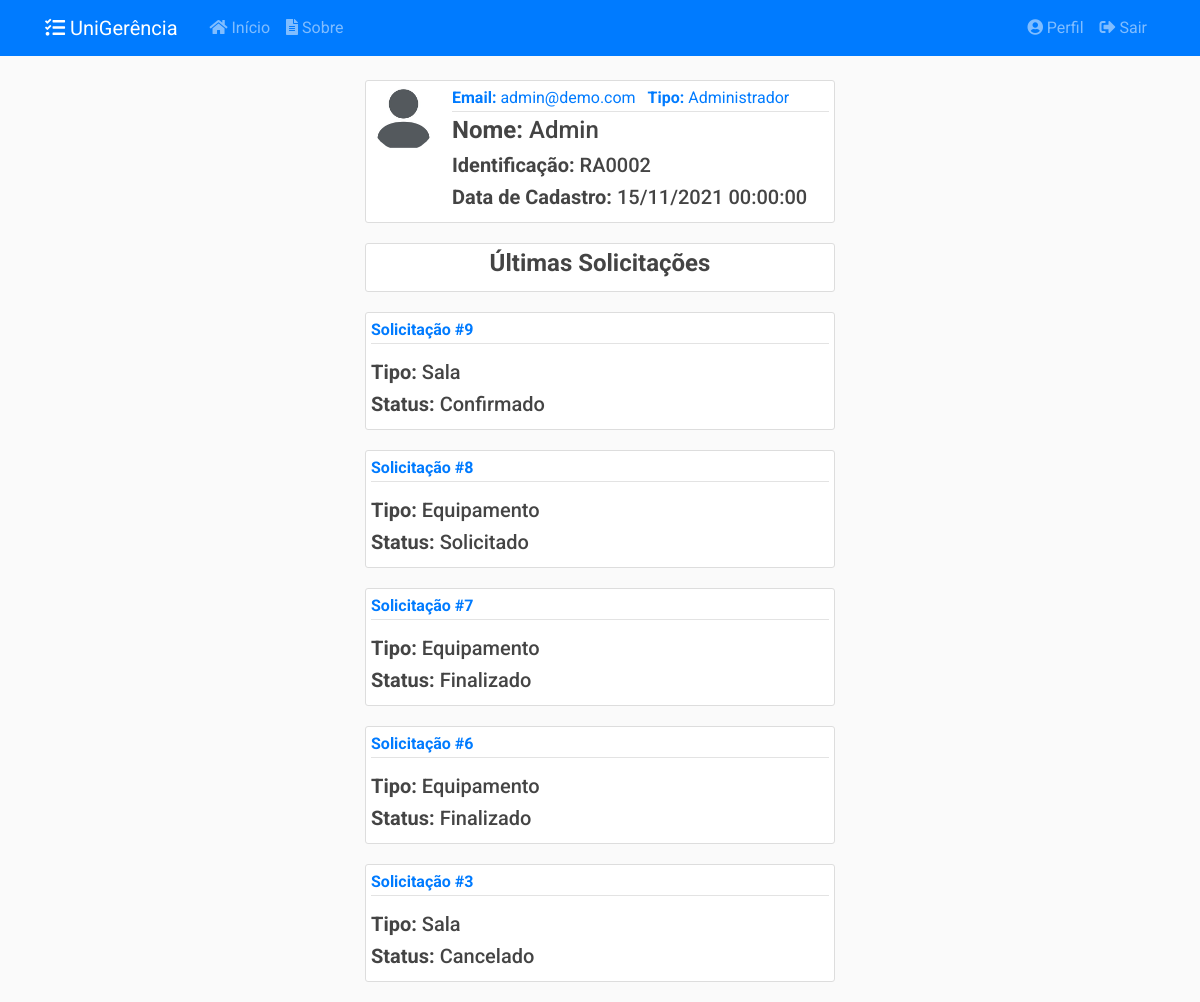
Screenshot of /usuarios/2 (signed in) with the database file from the repository.
### app/models/usuarios.py (models this page shows, shortened)
class Usuario(db.Model, UserMixin):
    __tablename__ = 'usuarios'
    __table_args__ = {'extend_existing': True}
    id = db.Column(db.Integer, primary_key=True)
    nome = db.Column(db.String(100), nullable=False)
    identificacao = db.Column(db.String(20), unique=True, nullable=False)
    email = db.Column(db.String(100), unique=True, nullable=False)
    senha = db.Column(db.String(60), nullable=False)
    data_cadastro = db.Column(db.DateTime, nullable=False,
                              default=datetime.now().astimezone(fuso_horario))
    data_atualizacao = db.Column(db.DateTime, nullable=True)
    tipo = db.Column(db.Enum(TipoUsuario), nullable=False)
    ativo = db.Column(db.Boolean, nullable=False, default=True)
    imagem_perfil = db.Column(db.String(20), nullable=False,
                              default='default.jpg')
    posts = db.relationship('Post', backref='autor',
                            foreign_keys='Post.usuario_id', lazy=True)
    recipiente = db.relationship('Post', backref='destinatario',
                                 foreign_keys='Post.destinatario_id', lazy=True)
    solicitacoes = db.relationship('Solicitacao', backref='autor', lazy=True)
    relatorios = db.relationship('Relatorio', backref='autor', lazy=True)
    def recupera_id(usuario_id):
        return Usuario.query.filter_by(id=usuario_id).filter_by(ativo=True).first_or_404()
    @staticmethod
    def verifica_admin(usuario):
        if usuario.tipo.name == 'ADMIN':
            return True
        else:
            return False
    def __repr__(self):
        return f"{self.nome} ({self.identificacao})"

### app/models/solicitacoes.py (models this page shows, shortened)
class Solicitacao(db.Model):
    __tablename__ = 'solicitacoes'
    __table_args__ = {'extend_existing': True}
    id = db.Column(db.Integer, primary_key=True)
    status = db.Column(db.Enum(Status), default=Status.ABERTO.name)
    data_abertura = db.Column(db.DateTime, nullable=False,
                              default=datetime.now().astimezone(fuso_horario))
    data_inicio_pref = db.Column(db.Date, nullable=False)
    data_fim_pref = db.Column(db.Date, nullable=False)
    data_retirada = db.Column(db.DateTime, nullable=True)
    data_devolucao = db.Column(db.DateTime, nullable=True)
    data_cancelamento = db.Column(db.DateTime, nullable=True)
    data_finalizacao = db.Column(db.DateTime, nullable=True)
    quantidade = db.Column(db.Integer, nullable=False, default=0)
    descricao = db.Column(db.String(20), nullable=False)
    tipo = db.Column(db.String(20), nullable=False)
    ativo = db.Column(db.Boolean, nullable=False, default=True)
    usuario_id = db.Column(db.Integer, db.ForeignKey('usuarios.id'),
                           nullable=False)
    turno_id = db.Column(db.Integer, db.ForeignKey('turnos.id'),
                           nullable=False)
    turno = db.relationship('Turno', back_populates='solicitacoes')
    def recupera_ultimas_autor(usuario, limite):
        return Solicitacao.query.filter_by(autor=usuario).filter_by(
            ativo=True).order_by(Solicitacao.id.desc()).limit(limite)
    __mapper_args__ = {
        'polymorphic_identity': 'SOLICITACAO',
        'polymorphic_on': tipo
    }

class SolicitacaoSala(Solicitacao):
    __tablename__ = 'solicitacoes_salas'
    id = db.Column(db.Integer, db.ForeignKey('solicitacoes.id'), primary_key=True)
    setor_id = db.Column(db.Integer, db.ForeignKey('setores.id'), nullable=False)
    setor = db.relationship('Setor', back_populates='solicitacoes')
    salas = db.relationship('Sala', secondary= solicitacao_s,
                                    back_populates='solicitacoes')
    __mapper_args__ = {
        'polymorphic_identity': 'SALA',
    }

class Solicitacao(db.Model):
    __tablename__ = 'solicitacoes'
    __table_args__ = {'extend_existing': True}
    id = db.Column(db.Integer, primary_key=True)
    status = db.Column(db.Enum(Status), default=Status.ABERTO.name)
    data_abertura = db.Column(db.DateTime, nullable=False,
                              default=datetime.now().astimezone(fuso_horario))
    data_inicio_pref = db.Column(db.Date, nullable=False)
    data_fim_pref = db.Column(db.Date, nullable=False)
    data_retirada = db.Column(db.DateTime, nullable=True)
    data_devolucao = db.Column(db.DateTime, nullable=True)
    data_cancelamento = db.Column(db.DateTime, nullable=True)
    data_finalizacao = db.Column(db.DateTime, nullable=True)
    quantidade = db.Column(db.Integer, nullable=False, default=0)
    descricao = db.Column(db.String(20), nullable=False)
    tipo = db.Column(db.String(20), nullable=False)
    ativo = db.Column(db.Boolean, nullable=False, default=True)
    usuario_id = db.Column(db.Integer, db.ForeignKey('usuarios.id'),
                           nullable=False)
    turno_id = db.Column(db.Integer, db.ForeignKey('turnos.id'),
                           nullable=False)
    turno = db.relationship('Turno', back_populates='solicitacoes')
    def recupera_ultimas_autor(usuario, limite):
        return Solicitacao.query.filter_by(autor=usuario).filter_by(
            ativo=True).order_by(Solicitacao.id.desc()).limit(limite)
    __mapper_args__ = {
        'polymorphic_identity': 'SOLICITACAO',
        'polymorphic_on': tipo
    }

class SolicitacaoEquipamento(Solicitacao):
    __tablename__ = 'solicitacoes_equipamentos'
    id = db.Column(db.Integer, db.ForeignKey('solicitacoes.id'), primary_key=True)
    tipo_eqp_id = db.Column(db.Integer, db.ForeignKey('tipos_equipamento.id'),
                           nullable=True)
    equipamentos = db.relationship('Equipamento', secondary=solicitacao_e,
                                   back_populates='solicitacoes')
    tipo_eqp = db.relationship('TipoEquipamento', back_populates='solicitacoes')
    __mapper_args__ = {
        'polymorphic_identity': 'EQUIPAMENTO'
    }

### app/controllers/usuarios.py (the view)
@usuarios.route("/<int:usuario_id>", methods=['GET'])
@login_required
@admin_required
def usuario(usuario_id):
    usuario = Usuario.recupera_id(usuario_id)
    solicitacoes = Solicitacao.recupera_ultimas_autor(usuario, 5)
    return render_template('usuarios/usuario.html',
                           title=usuario, usuario=usuario,
                           solicitacoes=solicitacoes)

### app/models/usuarios.py (called while the page is built)
@login_manager.user_loader
def load_user(user_id):
    return Usuario.query.get(int(user_id))

def admin_required(f):
    @wraps(f)
    def wrap(*args, **kwargs):
        if Usuario.verifica_admin(current_user):
            return f(*args, **kwargs)
        else:
            flash('Você não tem autorização para acessar esta página.', 'danger')
        return redirect(url_for('principal.inicio'))
    return wrap

### app/templates/usuarios/usuario.html (shortened to what this page needs)
{% extends "layout.html" %}
{% block conteudo %}
<article class="media content-section">
    <img class="rounded-circle article-img" src="{{ url_for('static', filename='img_perfil/' + usuario.imagem_perfil) }}">
    <div class="media-body">
        <div class="article-metadata">
            <a class="mr-2"><strong>Email:</strong> {{ usuario.email }}</a>
            <a class="mr-2"><strong>Tipo:</strong> {{ usuario.tipo.value }}</a>
        </div>
        <h4 class="article-title"><strong>Nome:</strong> {{ usuario.nome }}</h4>
        <h5 class="article-content"><strong>Identificação:</strong> {{ usuario.identificacao }}</h5>
        <h5 class="article-content"><strong>Data de Cadastro:</strong> {{ usuario.data_cadastro.strftime('%d/%m/%Y %H:%M:%S') }}</h5>
    </div>
</article>
<article class="media content-section">
    <div class="media-body">
        <h4 class="article-content text-center"><strong>Últimas Solicitações</strong></h4>
    </div>
</article>
{% for solicitacao in solicitacoes %}
<article class="media content-section">
    <div class="media-body">
        <div class="article-metadata mb-3">
            <a class="mr-2" href="{{ url_for('solicitacoes.solicitacao', solicitacao_id=solicitacao.id )}}"><strong>Solicitação #{{ solicitacao.id }}</strong></a>
        </div>
        {% if solicitacao.tipo == 'EQUIPAMENTO' %}
        <h5 class="article-content"><strong>Tipo:</strong> Equipamento</h5>
        {% elif solicitacao.tipo == 'SALA' %}
        <h5 class="article-content"><strong>Tipo:</strong> Sala</h5>
        {% endif %}
        <h5 class="article-content"><strong>Status:</strong> {{ solicitacao.status.value }}</h5>
    </div>
</article>
{% endfor %}
{% endblock conteudo %}

### app/templates/layout.html (shortened to what this page needs)
<!DOCTYPE html>
<html>
<head>
    <link rel="stylesheet" type="text/css" href="{{ url_for('static', filename='css/bootstrap4.min.css') }}">
    <link rel="stylesheet" type="text/css" href="{{ url_for('static', filename='css/main.css') }}">
    <link rel="stylesheet" type="text/css" href="https://cdn.datatables.net/v/dt/jszip-2.5.0/dt-1.12.1/b-2.2.3/b-colvis-2.2.3/b-html5-2.2.3/b-print-2.2.3/cr-1.5.6/date-1.1.2/fh-3.2.3/r-2.3.0/rg-1.2.0/rr-1.2.8/sc-2.0.6/sp-2.0.1/sl-1.4.0/datatables.min.css"/>
    <link rel="stylesheet" type="text/css" href="{{ url_for('static', filename='css/select2.min.css') }}"/>
    <link rel="stylesheet" type="text/css" href="{{ url_for('static', filename='css/select2-bootstrap.min.css') }}">
    <link rel="stylesheet" type="text/css" href="https://pro.fontawesome.com/releases/v5.15.0/css/all.css">
</head>
<body>
    <header class="site-header">
        <nav class="navbar navbar-expand-md navbar-dark bg-primary fixed-top">
            <div class="container">
                <a class="navbar-brand mr-4" href="{{ url_for('principal.inicio') }}"><i class="fas fa-tasks"></i> UniGerência</a>
                <div class="collapse navbar-collapse" id="navbarToggle">
                    <div class="navbar-nav mr-auto">
                        <a class="nav-item nav-link" href="{{ url_for('principal.inicio') }}"><i class="fas fa-home"></i>&nbsp;Início</a>
                        <a class="nav-item nav-link" href="{{ url_for('principal.sobre') }}"><i class="fas fa-file-alt"></i>&nbsp;Sobre</a>
                    </div>
                    <div class="navbar-nav">
                    {% if current_user.is_authenticated %}
                        <a class="nav-item nav-link" href="{{ url_for('usuarios.perfil') }}"><i class="fas fa-user-circle"></i>&nbsp;Perfil</a>
                        <a class="nav-item nav-link" href="{{ url_for('usuarios.logout') }}"><i class="fas fa-sign-out-alt"></i>&nbsp;Sair</a>
                    {% else %}
                        <a class="nav-item nav-link" href="{{ url_for('usuarios.login') }}"><i class="fas fa-sign-in-alt"></i>&nbsp;Login</a>
                        <a class="nav-item nav-link" href="{{ url_for('usuarios.registrar') }}"><i class="fas fa-address-card"></i>&nbsp;Registre-se</a>
                    {% endif %}
                    </div>
                </div>
            </div>
        </nav>
    </header>
    <main role="main" class="container-fluid">
        <div class="row justify-content-lg-center">
            <div class="col-lg-5 align-self-lg-center">
            {% block conteudo %}{% endblock %}
            </div>
        </div>
    </main>
</body>
</html>

### app/static/css/main.css (style rules this page uses)
body { background: #fafafad5; color: #333333; margin-top: 5rem; font-family: 'Roboto' !important; }
h1, h2, h3, h4, h5, h6 { color: #444444; }
html { scroll-behavior: smooth; }
.content-section { background: #ffffff; padding: 5px 5px; border: 1px solid #dddddd; border-radius: 3px; margin-bottom: 20px; }
.article-title { color: #444444; }
.article-content { white-space: pre-line; }
.article-img { height: 65px; width: 65px; margin-right: 16px; }
.article-metadata { padding-bottom: 1px; margin-bottom: 4px; border-bottom: 1px solid #e3e3e3 }

### rows the page displays
Usuario: imagem_perfil (placeholder picture), email "admin@demo.com", tipo.value "Administrador", nome "Admin", identificacao "RA0002", data_cadastro "15/11/2021 00:00:00"
SolicitacaoSala: id "9", shows "Tipo:", status.value "Confirmado"
SolicitacaoEquipamento: id "8", shows "Tipo:", status.value "Solicitado"
SolicitacaoEquipamento: id "7", shows "Tipo:", status.value "Finalizado"
SolicitacaoEquipamento: id "6", shows "Tipo:", status.value "Finalizado"
SolicitacaoSala: id "3", shows "Tipo:", status.value "Cancelado"
